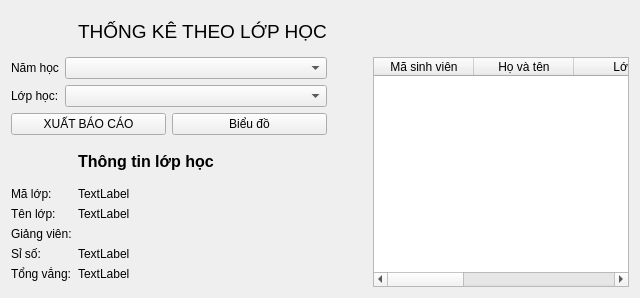
          <widget class="QWidget" name="tab">
           <attribute name="title">
            <string notr="true">Lớp học</string>
           </attribute>
           <attribute name="toolTip">
            <string>Thống kê theo từng lớp học</string>
           </attribute>
           <layout class="QGridLayout" name="gridLayout_4">
            <item row="8" column="1">
             <widget class="QLabel" name="txt_TK_LH_tongV">
              <property name="text">
               <string>TextLabel</string>
              </property>
             </widget>
            </item>
            <item row="2" column="2">
             <spacer name="horizontalSpacer">
              <property name="orientation">
               <enum>Qt::Horizontal</enum>
              </property>
              <property name="sizeType">
               <enum>QSizePolicy::Fixed</enum>
              </property>
              <property name="sizeHint" stdset="0">
               <size>
                <width>40</width>
                <height>20</height>
               </size>
              </property>
             </spacer>
            </item>
            <item row="7" column="0">
             <widget class="QLabel" name="label_32">
              <property name="text">
               <string>Sỉ số:</string>
              </property>
             </widget>
            </item>
            <item row="0" column="3">
             <spacer name="verticalSpacer">
              <property name="orientation">
               <enum>Qt::Vertical</enum>
              </property>
              <property name="sizeType">
               <enum>QSizePolicy::Fixed</enum>
              </property>
              <property name="sizeHint" stdset="0">
               <size>
                <width>20</width>
                <height>40</height>
               </size>
              </property>
             </spacer>
            </item>
            <item row="6" column="1">
             <widget class="QLabel" name="txt_TK_LH_GV">
              <property name="text">
               <string/>
              </property>
             </widget>
            </item>
            <item row="2" column="0" colspan="2">
             <layout class="QHBoxLayout" name="horizontalLayout_8">
              <item>
               <widget class="QPushButton" name="btn_TK_LH_xuat">
                <property name="text">
                 <string>XUẤT BÁO CÁO</string>
                </property>
               </widget>
              </item>
              <item>
               <widget class="QPushButton" name="btn_TK_LH_bieuDo">
                <property name="text">
                 <string>Biểu đồ</string>
                </property>
               </widget>
              </item>
             </layout>
            </item>
            <item row="8" column="0">
             <widget class="QLabel" name="label_33">
              <property name="text">
               <string>Tổng vắng:</string>
              </property>
             </widget>
            </item>
            <item row="1" column="3" rowspan="9">
             <widget class="QTableWidget" name="tw_TK_LH">
              <column>
               <property name="text">
                <string>Mã sinh viên</string>
               </property>
              </column>
              <column>
               <property name="text">
                <string>Họ và tên</string>
               </property>
              </column>
              <column>
               <property name="text">
                <string>Lớp</string>
               </property>
              </column>
              <column>
               <property name="text">
                <string>Giới tính</string>
               </property>
              </column>
              <column>
               <property name="text">
                <string>Tổng vắng</string>
               </property>
              </column>
              <column>
               <property name="text">
                <string>Tỉ lệ đi học(%)</string>
               </property>
              </column>
             </widget>
            </item>
            <item row="1" column="0" colspan="2">
             <layout class="QFormLayout" name="formLayout_7">
              <item row="0" column="0">
               <widget class="QLabel" name="label_23">
                <property name="text">
                 <string>Năm học</string>
                </property>
               </widget>
              </item>
              <item row="0" column="1">
               <widget class="QComboBox" name="cbb_TK_LH_NamHoc"/>
              </item>
              <item row="1" column="0">
               <widget class="QLabel" name="label_21">
                <property name="text">
                 <string>Lớp học:</string>
                </property>
               </widget>
              </item>
              <item row="1" column="1">
               <widget class="QComboBox" name="cbb_TK_LH_LopHoc">
                <property name="styleSheet">
                 <string notr="true">float: left;</string>
                </property>
               </widget>
              </item>
             </layout>
            </item>
            <item row="0" column="1">
             <widget class="QLabel" name="label_16">
              <property name="font">
               <font>
                <pointsize>14</pointsize>
               </font>
              </property>
              <property name="text">
               <string>THỐNG KÊ THEO LỚP HỌC</string>
              </property>
              <property name="alignment">
               <set>Qt::AlignCenter</set>
              </property>
              <property name="margin">
               <number>0</number>
              </property>
             </widget>
            </item>
            <item row="5" column="1">
             <widget class="QLabel" name="txt_TK_HL_TenLop">
              <property name="text">
               <string>TextLabel</string>
              </property>
             </widget>
            </item>
            <item row="6" column="0">
             <widget class="QLabel" name="label_31">
              <property name="text">
               <string>Giảng viên:</string>
              </property>
             </widget>
            </item>
            <item row="4" column="1">
             <widget class="QLabel" name="txt_TK_LH_Malop">
              <property name="text">
               <string>TextLabel</string>
              </property>
             </widget>
            </item>
            <item row="3" column="1">
             <widget class="QLabel" name="label_38">
              <property name="font">
               <font>
                <pointsize>12</pointsize>
                <weight>75</weight>
                <bold>true</bold>
               </font>
              </property>
              <property name="text">
               <string>Thông tin lớp học</string>
              </property>
             </widget>
            </item>
            <item row="4" column="0">
             <widget class="QLabel" name="label_42">
              <property name="text">
               <string>Mã lớp:</string>
              </property>
             </widget>
            </item>
            <item row="5" column="0">
             <widget class="QLabel" name="label_41">
              <property name="text">
               <string>Tên lớp:</string>
              </property>
             </widget>
            </item>
            <item row="3" column="0">
             <spacer name="verticalSpacer_2">
              <property name="orientation">
               <enum>Qt::Vertical</enum>
              </property>
              <property name="sizeType">
               <enum>QSizePolicy::Fixed</enum>
              </property>
              <property name="sizeHint" stdset="0">
               <size>
                <width>20</width>
                <height>40</height>
               </size>
              </property>
             </spacer>
            </item>
            <item row="0" column="0">
             <spacer name="horizontalSpacer_5">
              <property name="orientation">
               <enum>Qt::Horizontal</enum>
              </property>
              <property name="sizeType">
               <enum>QSizePolicy::Fixed</enum>
              </property>
              <property name="sizeHint" stdset="0">
               <size>
                <width>40</width>
                <height>20</height>
               </size>
              </property>
             </spacer>
            </item>
            <item row="7" column="1">
             <widget class="QLabel" name="txt_TK_LH_siso">
              <property name="text">
               <string>TextLabel</string>
              </property>
             </widget>
            </item>
           </layout>
          </widget>
